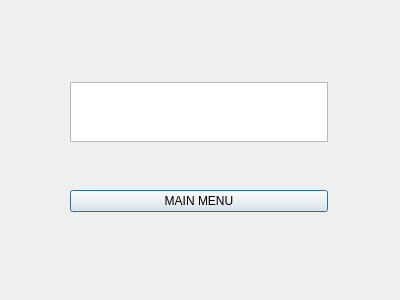
<?xml version="1.0" encoding="UTF-8"?>
<ui version="4.0">
 <class>Winner</class>
 <widget class="QDialog" name="Winner">
  <property name="geometry">
   <rect>
    <x>0</x>
    <y>0</y>
    <width>400</width>
    <height>300</height>
   </rect>
  </property>
  <property name="windowTitle">
   <string>Dialog</string>
  </property>
  <widget class="QWidget" name="layoutWidget">
   <property name="geometry">
    <rect>
     <x>70</x>
     <y>40</y>
     <width>258</width>
     <height>216</height>
    </rect>
   </property>
   <layout class="QVBoxLayout" name="verticalLayout">
    <item>
     <widget class="QTextEdit" name="winText">
      <property name="maximumSize">
       <size>
        <width>16777215</width>
        <height>60</height>
       </size>
      </property>
     </widget>
    </item>
    <item>
     <layout class="QHBoxLayout" name="horizontalLayout">
      <item>
       <widget class="QPushButton" name="quit">
        <property name="text">
         <string>MAIN MENU</string>
        </property>
       </widget>
      </item>
     </layout>
    </item>
   </layout>
  </widget>
 </widget>
 <resources/>
 <connections/>
</ui>
